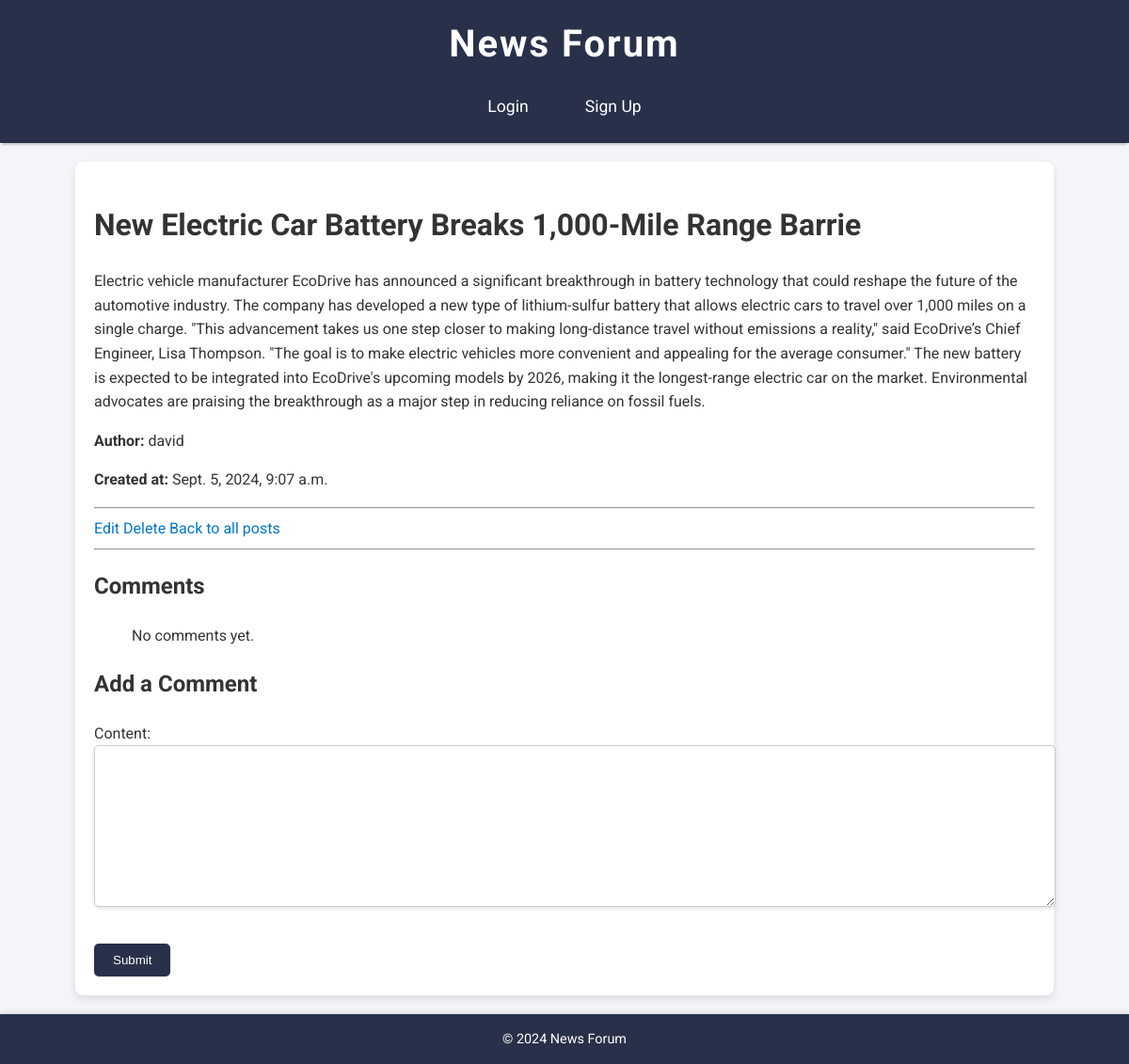
Screenshot of /post/9/ with the database file from the repository.
### news/models.py (models this page shows, shortened)
class Post(models.Model):
    title = models.CharField(max_length=200)
    content = models.TextField()
    created_at = models.DateTimeField(auto_now_add=True)
    updated_at = models.DateTimeField(auto_now=True)
    author = models.ForeignKey(User, on_delete=models.CASCADE)
    category = models.ForeignKey(Category, on_delete=models.SET_NULL, null=True)
    upvotes = models.IntegerField(default=0)
    downvotes = models.IntegerField(default=0)

### news/views.py (the view)
# urls.py: path('post/<int:id>/', views.post_detail, name='post_detail'),
def post_detail(request, id):
    post = get_object_or_404(Post, id=id)
    form = CommentForm()
    return render(request, 'news/post_detail.html', {'post': post, 'form': form})

### news/forms.py
class CommentForm(forms.ModelForm):
    class Meta:
        model = Comment
        fields = ['content']

### news/templates/news/post_detail.html (shortened to what this page needs)
{% extends 'base.html' %}
{% block content %}
    <h1>{{ post.title }}</h1>
    <p>{{ post.content }}</p>
    <p><strong>Author:</strong> {{ post.author.username }}</p>
    <p><strong>Created at:</strong> {{ post.created_at }}</p>
    <hr>
    <a href="{% url 'post_edit' post.id %}">Edit</a>
    <a href="{% url 'post_delete' post.id %}">Delete</a>
    <a href="{% url 'post_list' %}">Back to all posts</a>
    <hr>
    <h2>Comments</h2>
    <ul>
        {% for comment in post.comments.all %}
            <li>
                <p>{{ comment.content }}</p>
                <small>by {{ comment.user.username }} on {{ comment.created_at }}</small>
                {% if comment.user == request.user %}
                    <a href="{% url 'edit_comment' comment.id %}">Edit</a>
                    <a href="{% url 'delete_comment' comment.id %}">Delete</a>
                {% endif %}
            </li>
        {% empty %}
            <p>No comments yet.</p>
        {% endfor %}
    </ul>
    <h2>Add a Comment</h2>
    <form method="post" action="{% url 'add_comment' post.id %}">
        {{ form.as_p }}
        <button type="submit">Submit</button>
    </form>
{% endblock %}

### news/static/css/style.css (style rules this page uses)
body { font-family: 'Roboto', sans-serif; background-color: #f4f4f9; color: #333; margin: 0; padding: 0; line-height: 1.6; }
a { text-decoration: none; color: #0077cc; }
button { background-color: #283149; color: white; padding: 10px 20px; border: none; border-radius: 5px; cursor: pointer; transition: background-color 0.3s ease; }
input[type="text"], input[type="password"], textarea { width: 100%; padding: 10px; margin-bottom: 15px; border: 1px solid #ccc; border-radius: 5px; box-shadow: 0 2px 4px rgba(0, 0, 0, 0.1); transition: border-color 0.3s; }

### rows the page displays
Post: title "New Electric Car Battery Breaks 1,000-Mile Range Barrie", content "Electric vehicle manufacturer EcoDrive has announced a significant breakthrough in battery technology that could reshape the future of the automotive industry. The company has developed a new type of lithium-sulfur battery that allows electric cars to travel over 1,000 miles on a single charge. \"This advancement takes us one step closer to making long-distance travel without emissions a reality,\" said EcoDrive’s Chief Engineer, Lisa Thompson. \"The goal is to make electric vehicles more convenient and appealing for the average consumer.\" The new battery is expected to be integrated into EcoDrive's upcoming models by 2026, making it the longest-range electric car on the market. Environmental…", author.username "david", created_at "Sept. 5, 2024, 9:07 a.m."
